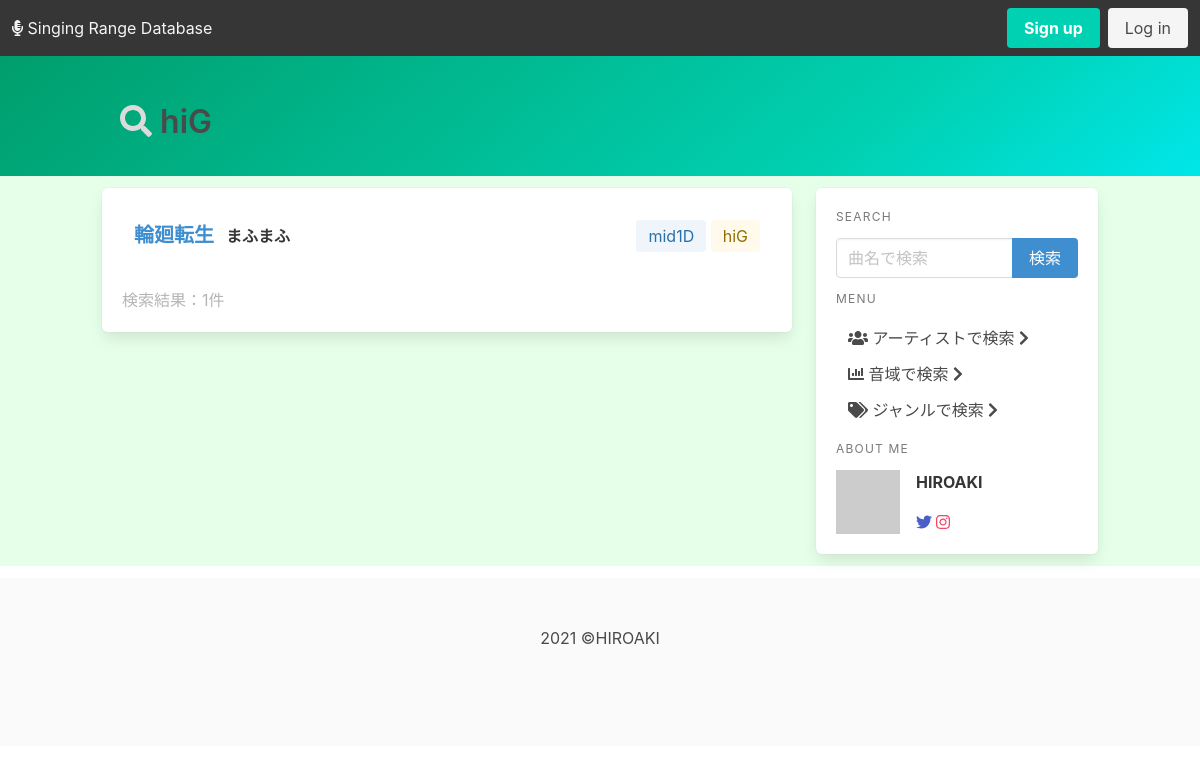
Screenshot of /ranges/search-result/range-H1G with the database file from the repository.
### ranges/models.py (models this page shows, shortened)
class Note(models.Model):
    note_id = models.CharField(max_length=5, primary_key=True)
    note_name = models.CharField(max_length=50)
    def __str__(self):
        return self.note_name

class Range(models.Model):
    song = models.ForeignKey(
        Song, on_delete=models.CASCADE, to_field="song_id", related_name="song")
    artist = models.ForeignKey(
        Artist, on_delete=models.CASCADE, to_field="artist_id", related_name="artist")
    performer = models.ManyToManyField(Artist, related_name="performer_name")
    lowest_note = models.ForeignKey(
        Note, on_delete=models.CASCADE, to_field="note_id", related_name="low_note")
    highest_note = models.ForeignKey(
        Note, on_delete=models.CASCADE, to_field="note_id", related_name="high_note")
    fake_note = models.ForeignKey(
        Note, on_delete=models.CASCADE, to_field="note_id", related_name="fake_note", null=True, blank=True)
    genre = models.ForeignKey(Genre, on_delete=models.CASCADE)
    release_date = models.DateTimeField('date released', null=True, blank=True)
    pub_date = models.DateTimeField(default=timezone.now())
    latest_update = models.DateTimeField('date update lately', auto_now=True)
    class Meta:
        unique_together = ['song', 'artist']

class Song(models.Model):
    class Meta:
        ordering = ('song_name',)
    song_id = models.AutoField(primary_key=True)
    song_name = models.CharField("Tilte", max_length=100)
    composer = models.ManyToManyField(Artist, related_name="composer_name")
    lyricist = models.ManyToManyField(Artist, related_name="lyricist_name")
    arranger = models.ManyToManyField(
        Artist, related_name="arranger_name", null=True, blank=True)
    def get_composer(self):
        return "\n".join([a.artist_name for a in self.composer.all()])
    def get_lyricist(self):
        return "\n".join([a.artist_name for a in self.lyricist.all()])
    def get_arranger(self):
        return "\n".join([a.artist_name for a in self.arranger.all()])
    get_composer.short_description = 'Composer'
    get_lyricist.short_description = 'Lyricist'
    get_arranger.short_description = 'Arranger'

class Artist(models.Model):
    artist_id = models.CharField(max_length=10, primary_key=True)
    artist_name = models.CharField("Artist's name", max_length=50)
    class Meta:
        ordering = ('artist_name', )

### ranges/views.py (the view)
# urls.py: path('search-result/range-<slug:note_pk>', views.result_range, name='result_range'),
def result_range(request, note_pk):
    high_ranges = Range.objects.filter(highest_note=note_pk)
    low_ranges = Range.objects.filter(lowest_note=note_pk)
    if not high_ranges and not low_ranges:
        context=queryError('range_note_error')
    else:
        context = {
            'high_ranges': high_ranges,
            'low_ranges': low_ranges,
            'input_name': get_object_or_404(Note, pk=note_pk).note_name,
            'h_num': Range.objects.filter(highest_note=note_pk).count(),
            'l_num': Range.objects.filter(lowest_note=note_pk).count(),
        }
    return render(request, 'ranges/result.html', context)

### ranges/templatetags/note_control.py (called while the page is built)
@register.filter
def color(pk):
    if pk.startswith('H4'):
        return 'is-danger'
    elif pk.startswith('H3'):
        return 'is-danger is-light'
    elif pk.startswith('H2'):
        return 'is-danger is-light'
    elif pk.startswith('H1'):
        return 'is-warning is-light'
    elif pk.startswith('M2'):
        return 'is-success is-light'
    elif pk.startswith('M1'):
        return 'is-info is-light'
    elif pk.startswith('L1'):
        return 'is-link is-light'
    elif pk.startswith('L2'):
        return 'is-link'
    elif pk.startswith('L3'):
        return 'is-link is-dark'
    elif pk.startswith('L4'):
        return 'is-link is-black'
    else:
        return 'is-light'

### ranges/templates/ranges/result.html (shortened to what this page needs)
{% extends './base.html' %}
{% load note_control %}
{% block page_name %}
<i class="fas fa-search has-text-grey-lighter"></i><span class="has-text-grey-dark"> {{input_name}}</span>
{% endblock page_name %}
{% block content %}
<div class="box">
    {% if range_error or song_error or range_note_error %}
    <div class="columns">
        {% if range_error %}
        <div class="column subtitle">
            <i class="fas fa-chevron-right"></i>{{input_name}}
            <a href="#" class="has-text-danger">を音域データベースに登録しませんか？</a>
        </div>
        {% elif song_error %}
        <div class="column subtitle">
            <i class="fas fa-chevron-right"></i>{{input_name}}
            <a href="#" class="has-text-danger">を曲データベースに登録しませんか？</a>
        </div>
        {% endif %}
    </div>
    <div class="content has-text-grey-light">
        検索結果：0件
    </div>
    {% elif high_ranges or low_ranges %}
    {% if high_ranges %}
    {% for result in high_ranges %}
    <div class="columns level is-gapless">
        <div class="level-left">
            <div class="column">
                <a href="{% url 'ranges:detail' result.artist.pk result.song.pk %}"
                    class="title is-5 has-text-info">{{result.song.song_name}}</a>
            </div>
            <div class="columns is-mobile">
                <div class="column">
                    <a href="#" class="title is-6">{{ result.artist.artist_name }}</a></div>
            </div>
        </div>
        <div class="level-right">
            <div class="column tags are-medium">
                <a href="{% url 'ranges:result_range' result.lowest_note.pk %}">
                    <div class="tag {{ result.lowest_note.pk | color }}">
                        {{ result.lowest_note }}
                    </div>
                </a>
                <a href="{% url 'ranges:result_range' result.highest_note.pk %}">
                    <div class="tag {{ result.highest_note.pk | color }}">
                        {{ result.highest_note }}
                    </div>
                </a>
            </div>
        </div>
    </div>
    {% endfor %}
    {% endif %}
    <div class="content has-text-grey-light">
        検索結果：{{h_num|add:l_num}}件
    </div>
    {% endif %}
</div>
{% endblock content %}

### rows the page displays
Note: note_name "hiG"
Range: song.song_name "輪廻転生", artist.artist_name "まふまふ", lowest_note "mid1D", highest_note "hiG"

### other values shown
{{ h_num|add:l_num }} "1"
